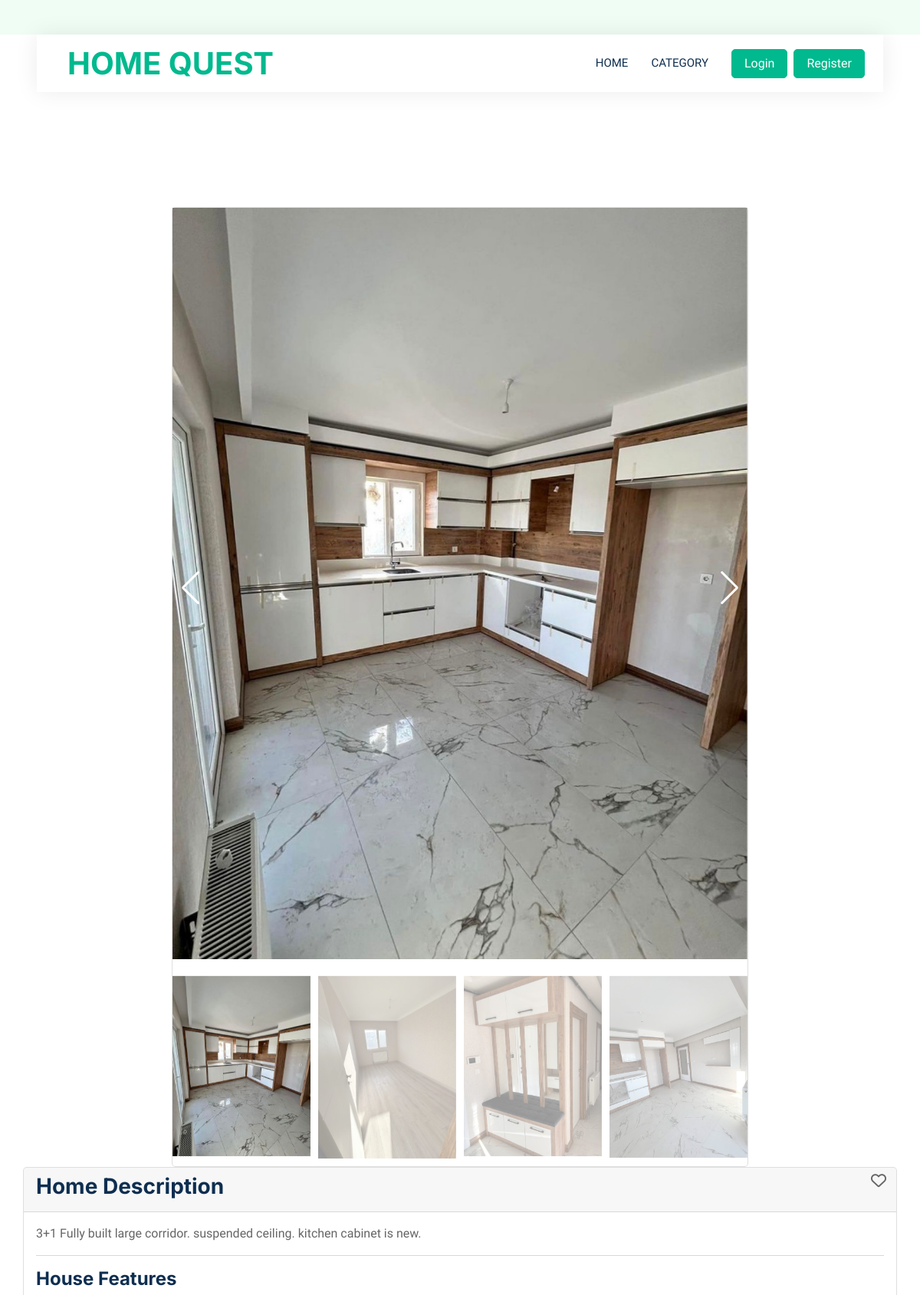
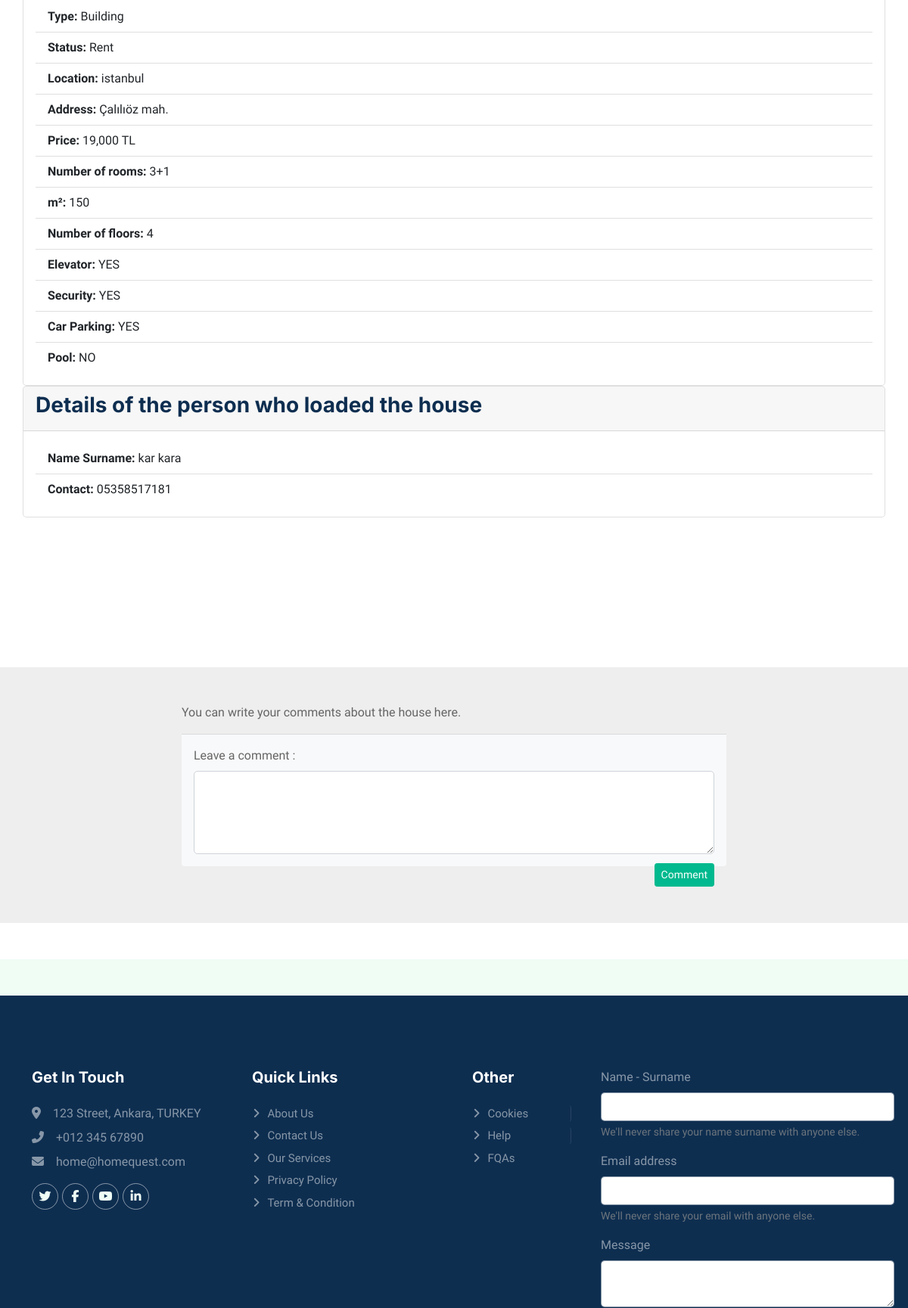
Screenshot of /product-detail/35 (upper part) with the database file from the repository (2 pictures, top to bottom).
### AppEcommerce/models.py (models this page shows, shortened)
class ProductImage(models.Model):
    product = models.ForeignKey(Product, on_delete=models.CASCADE)
    image = models.ImageField(upload_to="Product Image")

class Product(models.Model):
    GEEKS_CHOICES = (
    ("Rent", "Rent"),
    ("Sale", "Sale"),
)
    BRAND_CHOICES = (
    ("Building", "Building"),
    ("Detached", "Detached"),
)
    CITY_CHOICES = (
    ("istanbul", "İstanbul"),
    ("ankara", "Ankara"),
)
    ROOM_CHOICES = (
    ("1+1", "1+1"),
    ("2+1", "2+1"),
    ("3+1", "3+1"),
    ("4+1", "4+1"),
    ("5+1", "5+1"),
    ("6+1", "6+1"),
    ("7+1", "7+1"),
)
    user = models.ForeignKey(User, on_delete = models.CASCADE)
    title = models.CharField(max_length=50, null=True)
    durum = models.CharField(choices=GEEKS_CHOICES, max_length=50, null=True)
    brand = models.CharField(choices=BRAND_CHOICES, max_length=50, null=True)
    description = models.TextField(null=True)
    image = models.ImageField(upload_to="Product Image", null=True)
    price = models.IntegerField(null=True)
    location = models.CharField(choices=CITY_CHOICES,max_length=50, null=True)
    adres = models.TextField(null=True)
    metre = models.IntegerField(null=True)
    room_number = models.CharField(choices=ROOM_CHOICES, max_length=50, null=True)
    kat_sayısı = models.IntegerField(null=True)
    asansor = models.BooleanField(null=True)
    güvenlik= models.BooleanField(null=True)
    otopark = models.BooleanField(null=True)
    havuz = models.BooleanField(null=True)
    favori = models.ManyToManyField(User, related_name="FavoriyeEkleyenler", verbose_name=("Favoriye ekleyenler"))
    class Meta:
        verbose_name_plural = "Ürünler"

class Profil(models.Model):#her kullanıcının 1 tane hesabı olması üye olurken girdiği özellikler.kullanıcı girerken diyerlerini number ve birthdayt  içeride dolduruyor.
    user = models.OneToOneField(User, on_delete=models.CASCADE)
    phone_number = models.CharField(max_length=50, null=True, blank=True)
    birtdate = models.DateField(null=True, blank=True)
    def __str__(self):
        return self.user.username
    class Meta:
        verbose_name_plural = "Profiller"

### AppEcommerce/views.py (the view, shortened to what this page needs)
# urls.py: path("product-detail/<int:product_id>", product_detail, name="product_detail"),
def product_detail(request, product_id):
    product = Product.objects.get(id=product_id)
    print(product.brand)
    product_images = ProductImage.objects.filter(product=product)
    comments = Comment.objects.filter(product=product) #yorumları çekiyoruz
    comment_user = None
    profil = Profil.objects.get(user = product.user )
    print("profil",profil)
    for comment in comments:
        if comment.user == request.user:
            comment_user = comment.user
    print(comment_user)
    context= {
        "product":product,
        "comments":comments,
        "comment_user":comment_user,
        "product_images":product_images,
        "profil":profil,
    }
    return render(request, "product_detail.html",context)

### AppEcommerce/templates/product_detail.html (shortened to what this page needs)
{% extends 'base.html' %}
{% load static %}
{% load i18n %}
{% load humanize %}
{% block content %}
    <div class="container" style="padding: 150px 0;">
        <div class="row d-flex justify-content-center align-items-center" >
            <div class="col-8">
                <div class="card" style="width: 100%;">
  <div style="--swiper-navigation-color: #fff; --swiper-pagination-color: #fff" class="swiper mySwiper2">
    <div class="swiper-wrapper">
      {% for product_image in product_images %}
      <div class="swiper-slide">
        <img src="{{product_image.image.url}}" />
      </div>
      {% endfor %}
                  </div>
                  <div class="swiper-button-next"></div>
                  <div class="swiper-button-prev"></div>
                </div>
                <div thumbsSlider="" class="swiper mySwiper">
                  <div class="swiper-wrapper">
                    {% for product_image in product_images %}
                    <div class="swiper-slide">
                      <img src="{{product_image.image.url}}" />
                    </div>
                    {% endfor %}
                  </div>
                </div>
                </div>
            </div>
            <div class="col-12">
              <div class="card" style="width: 100%;">
                <div class="card-header">
                  <h3>Home Description</h3>
              </div>
                  <div class="card-body">
                                  <p class="card-text">{{product.description}}     </p>
                                  <hr>
                                  <h4>House Features</h4>
                                  <ul class="list-group list-group-flush">
                                      <li class="list-group-item"><strong>Type: </strong> {{ product.brand}}</li>
                                      <li class="list-group-item"><strong>Status: </strong> {{ product.durum}}</li>
                                      <li class="list-group-item"><strong>Location: </strong> {{ product.location }}</li>
                                      <li class="list-group-item"><strong>Address: </strong> {{ product.adres }}</li>
                                      <li class="list-group-item"><strong>Price: </strong> {{ product.price|intcomma }}   TL</li>
                                      <li class="list-group-item"><strong>Number of rooms: </strong> {{ product.room_number }}</li>
                                      <li class="list-group-item"><strong>m²: </strong> {{ product.metre}}</li>
                                      <li class="list-group-item"><strong>Number of floors: </strong>{{ product.kat_sayısı}}</li>
                                      {% if product.asansor %}
                                      <li class="list-group-item"><strong>Elevator: </strong> YES </li>
                                      {% else %}
                                      <li class="list-group-item"><strong>Elevator: </strong> NO</li>
                                      {% endif %}
                                      {% if product.güvenlik %}
                                      <li class="list-group-item"><strong>Security: </strong> YES </li>
                                      {% else %}
                                      <li class="list-group-item"><strong>Security: </strong> NO</li>
                                      {% endif %}
                                      {% if product.otopark %}
                                      <li class="list-group-item"><strong>Car Parking: </strong> YES</li>
                                      {% else %}
                                      <li class="list-group-item"><strong>Car Parking: </strong> NO </li>
                                      {% endif %}
                                      {% if product.havuz %}
                                      <li class="list-group-item"><strong>Pool: </strong> YES</li>
                                      {% else %}
                                      <li class="list-group-item"><strong>Pool: </strong> NO </li>
                                      {% endif %}
                                  </ul>
                    <form method="post">
                      <div class="d-flex justify-content-between">
                          <form method="post">
                            {% if request.user in product.favori.all %}
                            <button type="button" class="position-absolute top-0 end-0 btnfavori" data-product-id="{{ product.id }}">
                              <i class="fa-solid fa-heart fs-5" id="heart{{ product.id }}"></i>
                          </button>
                            {% else %}
                            {% if request.user.is_authenticated %}
                            <button type="button" class="position-absolute top-0 end-0 btnfavori" data-product-id="{{ product.id }}">
                              <i class="fa-regular fa-heart fs-5" id="heart{{ product.id }}"></i>
                          </button>
                          {% else %}
                          <a href="{% url 'login' %}" type="button" class="position-absolute top-0 end-0 btn" data-product-id="{{ product.id }}">
                            <i class="fa-regular fa-heart fs-5" id="heart{{ product.id }}"></i>
                          </a>
                            {% endif %}
                            {% endif %}
                        </form>
                      </div>
                    </form>
                    </div>
                </div>
            </div>
            <div class="col-12">
              <div class="card" style="width: 100%;">
                <div class="card-header">
                  <h3>Details of the person who loaded the house </h3>
              </div>
                  <div class="card-body">
                                  <ul class="list-group list-group-flush">
                                      <li class="list-group-item"><strong>Name Surname: </strong> {{ profil.user.first_name }} {{profil.user.last_name}}</li>
                                      <li class="list-group-item"><strong>Contact: </strong> {{ profil.phone_number }}</li>
                                  </ul>
                      </div>
                    </div>
                </div>
            </div>
        </div>
        <div class="row">
            <div class="col">
              <form method="post">
                    <section style="background-color: #eee;">
                        <div class="container my-5 py-5">
                          <div class="row d-flex justify-content-center">
                            <div class="col-md-12 col-lg-10 col-xl-8">
                              {% if comments  %}
                              <div class="card">
                                {% for comment in comments %}
                                <div class="card-body position-relative">
                                  <div class="d-flex flex-start align-items-center">
                                    <div>
                                      <h6 class="fw-bold text-primary mb-1">{{ comment.first_name }} {{ comment.last_name }}</h6>
                                      <p class="text-muted small mb-0">
                                        {{ comment.create_date }}
                                      </p>
                                    </div>
                                  </div>
                                  <p class="mt-3 mb-4 pb-2">
                                    {{ comment.comment }}
                                  </p>
                                  <button type="button" class="btn btn-primary position-absolute top-0 end-0" data-bs-toggle="modal" data-bs-target="#exampleModal">
                                    <i class="fa-solid fa-pencil"></i>
                                  </button>
                                    <div class="modal fade" id="exampleModal" tabindex="-1" aria-labelledby="exampleModalLabel" aria-hidden="true">
                                      <div class="modal-dialog">
                                        <div class="modal-content">
                                          <div class="modal-header">
                                            <h1 class="modal-title fs-5" id="exampleModalLabel">Yorum Düzenle</h1>
                                            <button type="button" class="btn-close" data-bs-dismiss="modal" aria-label="Close"></button>
                                          </div>
                                          <div class="modal-body">
                                            <div class="card-footer py-3 border-top-1 mt-3" style="background-color: #f8f9fa;">
                                              <div class="d-flex flex-start w-100">
                                                <div class="form-outline w-100">
                                                  <textarea class="form-control" id="textAreaExample" rows="4"
                                                    style="background: #fff;" name="comment" required>{{ comment.comment }}</textarea>
                                                  <label class="form-label" for="textAreaExample">{% trans '' %}</label>
                                                </div>
                                              </div>
                                              <div class="float-end mt-2 pt-1">
                                                <input type="hidden" name="comment_id" value="{{ comment.id }}">
                                                <button type="submit" class="btn btn-primary btn-sm" name="submit" value="commentupdate">{% trans 'Comment' %}</button>
                                              </div>
                                            </div>
                                          </div>
                                        </div>
                                      </div>
                                    </div>
                                </div>
                                {% endfor %}
                                {% else %}
                                <p>You can write your comments about the house here. </p>
                                {% endif %}
                                {% if comment_user is None %}
                                <div class="card-footer py-3 border-top-1 mt-3" style="background-color: #f8f9fa;">
                                  <div class="d-flex flex-start w-100">
                                    <div class="form-outline w-100">
                                      <label class="form-label" for="textAreaExample">{% trans 'Leave a comment : ' %}</label>
                                      <textarea class="form-control" id="textAreaExample" rows="4"
                                        style="background: #fff;" name="comment"  required></textarea>
                                    </div>
                                  </div>
                                  <div class="float-end mt-2 pt-1">
                                    <button type="submit" class="btn btn-primary btn-sm" name="submit" value="btncomment">{% trans 'Comment' %}</button>
                                  </div>
                                </div>
                                {% endif %}
                              </div>
                            </div>
                          </div>
                        </div>
            </div>
        </div>
{% endblock content %}

### AppEcommerce/static/css/style.css (style rules this page uses)
:root { --primary: #00B98E; --secondary: #FF6922; --light: #EFFDF5; --dark: #0E2E50; }
.btn { transition: .5s; }
.btn.btn-primary, .btn.btn-secondary { color: #FFFFFF; }

### AppEcommerce/templates/product_detail.html (style rules this page uses)
.swiper { width: 100%; height: 300px; margin-left: auto; margin-right: auto; }
.swiper-slide { background-size: cover; background-position: center; }
.mySwiper2 { height: 80%; width: 100%; }
.mySwiper { height: 20%; box-sizing: border-box; padding: 10px 0; }
.mySwiper .swiper-slide { width: 25%; height: 100%; opacity: 0.4; }
.mySwiper .swiper-slide-thumb-active { opacity: 1; }
.swiper-slide img { display: block; width: 100%; height: 100%; object-fit: cover; }

### rows the page displays
ProductImage: image (picture)
ProductImage: image (picture)
ProductImage: image (picture)
ProductImage: image (picture)
Product: description "3+1 Fully built large corridor. suspended ceiling. kitchen cabinet is new.", brand "Building", durum "Rent", location "istanbul", adres "Çalılıöz mah.", price "19,000", room_number "3+1", metre "150", kat_sayısı "4"
Profil: user.first_name "kar", user.last_name "kara", phone_number "05358517181"
